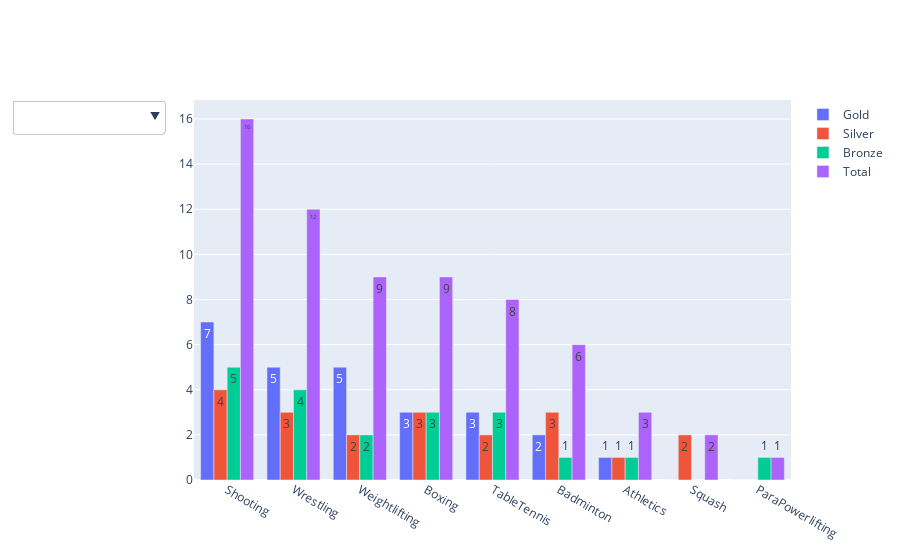

This figure's notebook cell:
### Code cell
plot1.update_layout(
    updatemenus=[
        dict(
            active=0,
            buttons=list([
                dict(label="",
                    method="update",
                    args=[{"visible": [False]},
                        {"title": ""}]),
                dict(label="Gold Medals Won",
                    method="update",
                    args=[{"visible": [True, False,False,False,False,False]},
                        {"title": "Gold Medals Won by India in Commonwealth Games 2018",
                            }]),
                dict(label="Silver Medals Won",
                    method="update",
                    args=[{"visible": [False,True,False,False,False,False]},
                        {"title": "Silver Medals Won by India in Commonwealth Games 2018",
                            }]),
                dict(label="Bronze Medals Won",
                    method="update",
                    args=[{"visible": [False,False,True,False,False]},
                        {"title": "Bronze Medals Won by India in Commonwealth Games 2018",
                            }]),
                dict(label="Total Medals Won",
                    method="update",
                    args=[{"visible": [False,False,False,True,False]},
                        {"title": "Total Medals Won by India in Commonwealth Games 2018",
                            }]),

     ]))])

### Figure 1 — Plotly figure (JSON) as saved in the notebook; plotly's stock layout.template omitted (floating-point values rounded to 4 significant figures)
{"data": [{"name": "Gold", "text": [7, 5, 5, 3, 3, 2, 1, 0, 0], "type": "bar", "x": ["Shooting", "Wrestling", "Weightlifting", "Boxing", "TableTennis", "Badminton", "Athletics", "Squash", "ParaPowerlifting"], "y": [7, 5, 5, 3, 3, 2, 1, 0, 0]}, {"name": "Silver", "text": [4, 3, 2, 3, 2, 3, 1, 2, 0], "type": "bar", "x": ["Shooting", "Wrestling", "Weightlifting", "Boxing", "TableTennis", "Badminton", "Athletics", "Squash", "ParaPowerlifting"], "y": [4, 3, 2, 3, 2, 3, 1, 2, 0]}, {"name": "Bronze", "text": [5, 4, 2, 3, 3, 1, 1, 0, 1], "type": "bar", "x": ["Shooting", "Wrestling", "Weightlifting", "Boxing", "TableTennis", "Badminton", "Athletics", "Squash", "ParaPowerlifting"], "y": [5, 4, 2, 3, 3, 1, 1, 0, 1]}, {"name": "Total", "text": [16, 12, 9, 9, 8, 6, 3, 2, 1], "type": "bar", "x": ["Shooting", "Wrestling", "Weightlifting", "Boxing", "TableTennis", "Badminton", "Athletics", "Squash", "ParaPowerlifting"], "y": [16, 12, 9, 9, 8, 6, 3, 2, 1]}], "layout": {"updatemenus": [{"active": 0, "buttons": [{"args": [{"visible": [false]}, {"title": ""}], "label": "", "method": "update"}, {"args": [{"visible": [true, false, false, false, false, false]}, {"title": "Gold Medals Won by India in Commonwealth Games 2018"}], "label": "Gold Medals Won", "method": "update"}, {"args": [{"visible": [false, true, false, false, false, false]}, {"title": "Silver Medals Won by India in Commonwealth Games 2018"}], "label": "Silver Medals Won", "method": "update"}, {"args": [{"visible": [false, false, true, false, false]}, {"title": "Bronze Medals Won by India in Commonwealth Games 2018"}], "label": "Bronze Medals Won", "method": "update"}, {"args": [{"visible": [false, false, false, true, false]}, {"title": "Total Medals Won by India in Commonwealth Games 2018"}], "label": "Total Medals Won", "method": "update"}]}]}}
